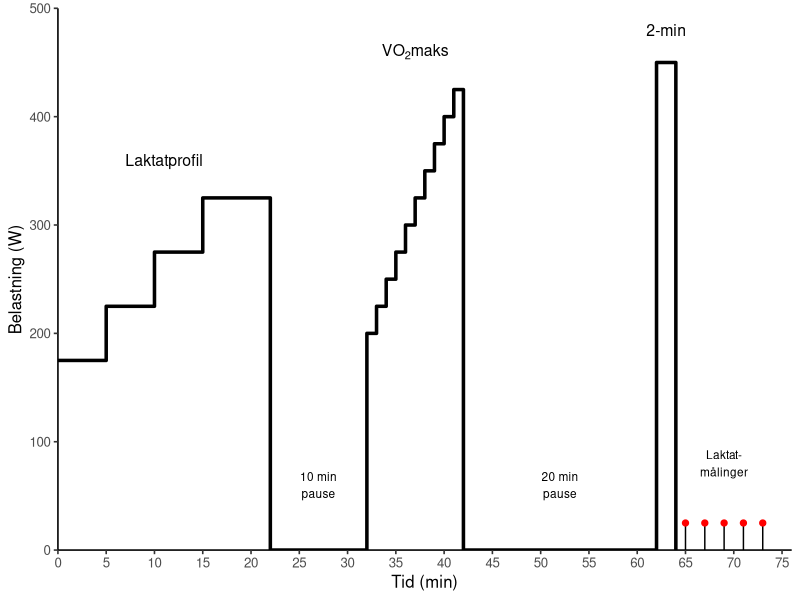

Write the R code that produced this figure.
## ---- chunk 1

library(ggplot2)

# Belastning over tid
t1 <- data.frame(
  tid = c(
    0, 5, 10, 15, 20, 22,                               
    32, 33, 34, 35, 36, 37, 38, 39, 40, 41, 42,            
    62, 64, 64.001                                          
  ),
  watt = c(
    175, 225, 275, 325, 325, 0,
    200, 225, 250, 275, 300, 325, 350, 375, 400, 425, 0,
    450, 450, 0
  )
)

# LaktatmC%linger etter 2-min
laktat <- data.frame(
  tid = c(65, 67, 69, 71, 73)
)

ggplot() +
  geom_step(data = t1, aes(x = tid, y = watt), linewidth = 1.2) +

  geom_segment(data = laktat,
               aes(x = tid, xend = tid, y = 0, yend = 25),
               color = "black", linewidth = 0.5) +
  
  geom_point(data = laktat, aes(x = tid, y = 25),
             color = "red", size = 1.8) +
  annotate("text", x = 11, y = 360, label = "Laktatprofil", size = 4) +
  annotate("text", x = 37, y = 460, label = expression(VO[2]*"maks"), size = 4) +
  annotate("text", x = 63, y = 480, label = "2-min", size = 4) +
  annotate("text", x = 27, y = 60, label = "10 min\npause", size = 3) +
  annotate("text", x = 52, y = 60, label = "20 min\npause", size = 3) +
  annotate("text", x = 69, y = 80, label = "Laktat-\nm\u00E5linger", size = 3) +
  scale_x_continuous(
    breaks = seq(0, 75, by = 5),
    limits = c(0, 76),
    expand = c(0, 0)
  ) +
  scale_y_continuous(
    breaks = seq(0, 500, by = 100),
    limits = c(0, 500),
    expand = c(0, 0)
  ) +
  labs(
    x = "Tid (min)",
    y = "Belastning (W)"
  ) +
  theme_classic(base_size = 12)
